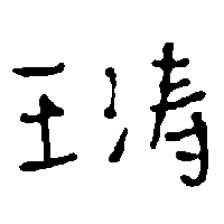
#> input picture experiment/bin/70/1.png, 224 x 224 px, found by its file name
$ jupyter execute Bezier.ipynb
#> lines starting #> are read from the running program, lines starting #| are printed output that depends on the picture
[cell 1]
import numpy as np
#from scipy.special import comb
from scipy import integrate
from scipy.stats import ttest_rel
import cv2
import matplotlib.pyplot as plt
import matplotlib
import os
from math import sqrt
from math import floor
import json
import seaborn as sns
from matplotlib.colors import LogNorm, Normalize
from matplotlib.patches import ConnectionPatch
import multiprocessing as mp
import numba as nb
import time

[cell 2]
plt.rcParams['font.sans-serif'] = 'Times New Roman'

[cell 3]
comb = np.array([[1,0,0,0,0],[1,1,0,0,0],[1,2,1,0,0],[1,3,3,1,0],[1,4,6,4,1]])

def get_bezier_parameters(X, Y, degree=3):
    """ Least square qbezier fit using penrose pseudoinverse.

    Parameters:

    X: array of x data.
    Y: array of y data. Y[0] is the y point for X[0].
    degree: degree of the Bézier curve. 2 for quadratic, 3 for cubic.

    Based on https://stackoverflow.com/questions/12643079/b%C3%A9zier-curve-fitting-with-scipy
    and probably on the 1998 thesis by Tim Andrew Pastva, "Bézier Curve Fitting".
    """
    if degree < 1:
        raise ValueError('degree must be 1 or greater.')

    if len(X) != len(Y):
        raise ValueError('X and Y must be of the same length.')

    if len(X) < degree + 1:
        raise ValueError(f'There must be at least {degree + 1} points to '
                         f'determine the parameters of a degree {degree} curve. '
                         f'Got only {len(X)} points.')

    def bpoly(n, t, k):
        """ Bernstein polynomial when a = 0 and b = 1. """
        return t ** k * (1 - t) ** (n - k) * comb[n][k]
        #return comb(n, i) * ( t**(n-i) ) * (1 - t)**i

    def bmatrix(T):
        """ Bernstein matrix for Bézier curves. """
        return np.matrix([[bpoly(degree, t, k) for k in range(degree + 1)] for t in T])

    def least_square_fit(points, M):
        M_ = np.linalg.pinv(M)
        return M_ * points

    T = np.linspace(0, 1, len(X))
    M = bmatrix(T)
    points = np.array(list(zip(X, Y)))

    final = least_square_fit(points, M).tolist()
    final[0] = [X[0], Y[0]]
    final[len(final)-1] = [X[len(X)-1], Y[len(Y)-1]]
    return final

[cell 4]
def bernstein_poly(i, n, t):
    """
     The Bernstein polynomial of n, i as a function of t
    """
    return comb[n][i] * ( t**(n-i) ) * (1 - t)**i

def bezier_curve(points, nTimes=50):
    """
       Given a set of control points, return the
       bezier curve defined by the control points.

       points should be a list of lists, or list of tuples
       such as [ [1,1],
                 [2,3],
                 [4,5], ..[Xn, Yn] ]
        nTimes is the number of time steps, defaults to 1000

        See http://processingjs.nihongoresources.com/bezierinfo/
    """

    nPoints = len(points)
    xPoints = np.array([p[0] for p in points])
    yPoints = np.array([p[1] for p in points])

    t = np.linspace(0.0, 1.0, nTimes)

    polynomial_array = np.array([ bernstein_poly(i, nPoints-1, t) for i in range(0, nPoints)   ])

    xvals = np.dot(xPoints, polynomial_array)
    yvals = np.dot(yPoints, polynomial_array)

    return xvals, yvals

[cell 5]
points = []
xpoints = [19.21270, 19.21269, 19.21268, 19.21266, 19.21264, 19.21263, 19.21261, 19.21261, 19.21264, 19.21268,19.21274, 19.21282, 19.21290, 19.21299, 19.21307, 19.21316, 19.21324, 19.21333, 19.21342]
ypoints = [-100.14895, -100.14885, -100.14875, -100.14865, -100.14855, -100.14847, -100.14840, -100.14832, -100.14827, -100.14823, -100.14818, -100.14818, -100.14818, -100.14818, -100.14819, -100.14819, -100.14819, -100.14820, -100.14820]
for i in range(len(xpoints)):
    points.append([xpoints[i],ypoints[i]])

degree = 3
fig = plt.figure(figsize=(6,3))
# Plot the original points
plt.plot(xpoints, ypoints, "ro",label='Original Points')
# Get the Bezier parameters based on a degree.
data = get_bezier_parameters(xpoints, ypoints, degree=degree)
x_val = [x[0] for x in data]
y_val = [x[1] for x in data]
print(data)
# Plot the control points
plt.plot(x_val,y_val,'k--o', label='Control Points')
# Plot the resulting Bezier curve
xvals, yvals = bezier_curve(data, nTimes=1000)
plt.plot(xvals, yvals, 'b-', label=f'Fitted {degree}-degree Bézier Curve')
plt.xticks([])
plt.yticks([])
plt.legend()
plt.show()
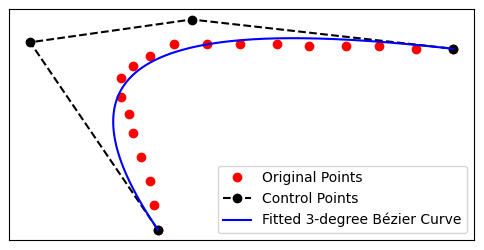
#> figure drawn by matplotlib, 1 panel

fig.savefig('bezier-1.pdf', bbox_inches='tight')

[cell 6]
dires = [(-1, 0), (-1, -1), (0, -1), (1, -1), (1, 0), (1, 1), (0, 1), (-1, 1)]
dires = [np.array(x) for x in dires]

def dfs_conn(p, mp):
    mp[p[0]][p[1]] = 255

    for dire in dires:
        new_p = p + dire
        if new_p[0] >= 0 and new_p[0] < mp.shape[0] and new_p[1] >= 0 and new_p[1] < mp.shape[1] and mp[new_p[0]][new_p[1]] == 0:
            dfs_conn(new_p, mp)


def conn_comp(mp, sig):
    """
    Calculate the number of connected components.
    """
    mp = mp.copy()
    num = 0
    for i in range(sig.shape[0]):
        if mp[sig[i][0]][sig[i][1]] == 0:
                dfs_conn(sig[i], mp)
                num += 1
    return num

def dr(t, rx, ry):
    '''
    Compute r'(t)
    '''
    tt = t * t
    rt = np.array([1, -1, 2*t, -4*t, 2*t, -tt, 3*tt, -3*tt, tt])
#     rx = np.array([x2, x1, x1, x2, x3, x1, x2, x3, x4])
#     ry = np.array([y2, y1, y1, y2, y3, y1, y2, y3, y4])
    r1 = np.dot(rt, rx)
    r2 = np.dot(rt, ry)
    return r1, r2

def atan_r(t, rx, ry):
    """
    Compute the degree of tangent of B3 by point
    i.e. arctan(dy/dx(t))
    """
    return np.arctan2(*dr(t, rx, ry))

def ds(t, rx, ry):
    """
    Compute element of arc lengthof B3 by t
    i.e. ds = |r'(t)| dt
    """
    r1, r2 = dr(t, rx, ry)
    return sqrt(r1 * r1 + r2 * r2)

def kr(t, c1, c2, c3, rx, ry):
    """
    Compute reletive curvature element of B3 by arc-length parameterization s
    i.e. kr(s) ds = kr(s(t))|r'(t)| dt

    We introduce c1, c2, c3, rx, ry in order to fasten the computation
    """
    r = ds(t, rx, ry)
    tt = t * t
    return (c1 + tt*c2 + t*c3) / (r * r)
#     x12 = x1-x2
#     y12 = y1-y2
#     return 18*(x1*(y2-y3) + x2*(y3-y1) + x3*y12\
#                + tt*(x1*(y2+y4) - (x2+x4)*y1 + x3*y4 - x4*y3\
#                + 2*(-x1*y3 + x3*y1 - x2*y4 + x4*y2) + 3*(x2*y3 - x3*y2))\
#                + t*(2*(-x1*y2 + x2*y1) + 3*(x12*y3 - x3*y12) - x12*y4 + x4*y12))\
#                / (r * r)

def k(t, c1, c2, c3, rx, ry):
    """
    Compute curvature element of B3 by arc-length parameterization s
    i.e. k(s) ds = k(s(t))|r'(t)| dt = |kr(s(t))r'(t)| dt
    """

    return abs(kr(t, c1, c2, c3, rx, ry))

def k_para(p):
    p0, p1, p2, p3 = p
    x1, y1 = p0
    x2, y2 = p1
    x3, y3 = p2
    x4, y4 = p3

    x12 = x1-x2
    y12 = y1-y2
    c1 = x1*(y2-y3) + x2*(y3-y1) + x3*y12
    c2 = x1*(y2+y4) - (x2+x4)*y1 + x3*y4 - x4*y3\
          + 2*(-x1*y3 + x3*y1 - x2*y4 + x4*y2) + 3*(x2*y3 - x3*y2)
    c3 = 2*(-x1*y2 + x2*y1) + 3*(x12*y3 - x3*y12) - x12*y4 + x4*y12
    return 18*c1, 18*c2, 18*c3

def dr_para(p):
    p0, p1, p2, p3 = p
    x1, y1 = p0
    x2, y2 = p1
    x3, y3 = p2
    x4, y4 = p3

    rx = np.array([x2, x1, x1, x2, x3, x1, x2, x3, x4])
    ry = np.array([y2, y1, y1, y2, y3, y1, y2, y3, y4])
    return 3 * rx, 3 * ry

def mean_curv(p):
    p0, p1, p2, p3 = p
    c1, c2, c3 = k_para(p)
    rx, ry = dr_para(p)
    arc_len, err = integrate.quad(ds, 0, 1, args=(rx, ry)) # Length of arc
    total_curv, err = integrate.quad(k, 0, 1, args=(c1, c2, c3, rx, ry))    # Sum of curvature

    return total_curv, arc_len

def winding_deg(p):
    p0, p1, p2, p3 = p
    c1, c2, c3 = k_para(p)
    rx, ry = dr_para(p)
    deg, err = integrate.quad(k, 0, 1, args=(c1, c2, c3, rx, ry))

    return deg

def dfs_nearpoint(p, mp, near_set, bs):
    mp[p[0]][p[1]] = 255
    near_set.append(p)
    next_pos = []

    for dire in dires:
        if len(near_set) == bs:
            next_pos.append(p)
            break
        new_p = p + dire
        if new_p[0] >= 0 and new_p[0] < mp.shape[0] and new_p[1] >= 0 and new_p[1] < mp.shape[1] and mp[new_p[0]][new_p[1]] == 0:
            next_pos.extend(dfs_nearpoint(new_p, mp, near_set, bs))
    return next_pos

def find_nearpoint(mp, bs):
    mp = mp.copy()
    near_sets = []
    next_pos = []
    for i in range(mp.shape[0]):
        for j in range(mp.shape[1]):
            if mp[i][j] == 0:
                next_pos.append(np.array((i, j)))
                while len(next_pos) > 0:
                    near_set = []
                    r, c = next_pos[-1]; next_pos.pop()

                    next_pos.extend(dfs_nearpoint(np.array((r, c)), mp, near_set, bs))
                    if 5 <= len(near_set) <= bs:
                        near_sets.append(near_set)

    return near_sets

print(mean_curv(np.array([(183, 62), (180.88468013467988, 64.33333333333323), (182.5875420875422, 66.66666666666671), (182, 69)])))
print(winding_deg(np.array([(183, 62), (180.88468013467988, 64.33333333333323), (182.5875420875422, 66.66666666666671), (182, 69)])))

[cell 7]
im = cv2.imread('./pre/1/1.png', cv2.IMREAD_GRAYSCALE)
#> im is the input picture: shape (224, 224); min 0, max 255, mean 228.8

points = []
bd = im.shape[0]
#> bd = 224
bs = 6
deg = 3

dires = [(-1, 0), (-1, -1), (0, -1), (1, -1), (1, 0), (1, 1), (0, 1), (-1, 1)]
dires = [np.array(x) for x in dires]

fig, ax = plt.subplots(1, 1, figsize=(7, 5))
subax = ax.inset_axes((0.1, 0.05, 0.26, 10/5.5 * 0.26))

mark_x = [175, 175, 180.5, 180.5, 175]
mark_y = [148.5, 138.5, 138.5, 148.5, 148.5]
ax.plot(mark_x, mark_y, 'black', linewidth=0.8, linestyle='dashed')

con = ConnectionPatch(xyA=(175, 138.5),xyB=(175, 138.5),coordsA="data",coordsB="data",
        axesA=subax,axesB=ax, linestyle='dashed', linewidth=0.8)
subax.add_artist(con)
con = ConnectionPatch(xyA=(180.5, 148.5),xyB=(180.5, 148.5),coordsA="data",coordsB="data",
        axesA=subax,axesB=ax, linestyle='dashed', linewidth=0.8)
subax.add_artist(con)

near_sets = find_nearpoint(im, bs)
#> after the loop in find_nearpoint, `for i in range(mp.shape[0]):`: near_sets = 863 items; next_pos = []
#> near_sets = 863 items
for near_set in near_sets:
        accepted = True
        for pts in near_set:
            if pts[1] < 176 or pts[1] > 181.5 or pts[0] < 138.5 or pts[0] > 148.5:
                accepted = False
        near_set  = np.array(near_set)
        near_xpts = near_set[:,0]
        near_ypts = near_set[:,1]
        data = get_bezier_parameters(near_ypts, near_xpts, degree=deg)
        x_val = [x[0] for x in data]
        y_val = [x[1] for x in data]
        xvals, yvals = bezier_curve(data, nTimes=1000)
        ax.scatter(near_ypts, near_xpts, c="r", s = [5]*len(near_xpts))
        ax.plot(xvals, yvals, 'b-')

        if accepted:
            subax.plot(x_val,y_val,'k--o', label='Control Points')
            subax.scatter(near_ypts, near_xpts, c="r", s = [10]*len(near_xpts), label='Pixel Points')
            subax.plot(xvals, yvals, 'b-', label='Fitted Curve')
#> this loop made 863 passes
#> (near_xpts, near_ypts, data, xPoints in bezier_curve, yPoints in bezier_curve) on passes 2, 6, 7: ([43, 44, 45, 46, 47, 48], [166, 166, 166, 165, 165, 165], [[166, 43], [166.8, 44.67], [164.2, 46.33], [165, 48]], [166, 166.8, 164.2, 165], [43, 44.67, 46.33, 48]), ([45, 46, 47, 48, 49, 50], [168, 168, 168, 168, 167, 166], [[168, 45], [168.1, 46.67], [168.5, 48.33], [166, 50]], [168, 168.1, 168.5, 166], [45, 46.67, 48.33, 50]), ([45, 46, 45, 46, 45, 44], [168, 169, 169, 170, 170, 170], [[168, 45], [169.3, 45.86], [170.3, 46.26], [170, 44]], [168, 169.3, 170.3, 170], [45, 45.86, 46.26, 44])

ax.scatter(near_ypts, near_xpts, c="r", s = [5]*len(near_xpts), label='Pixel Points')
ax.plot(xvals, yvals, 'b-', label='Fitted Curves')

ax.set_xlim((120, 210))
ax.set_ylim((160, 100))
ax.set_xticks([])
ax.set_yticks([])

subax.set_xlim((175, 180.5))
subax.set_ylim((148.5, 138.5))
subax.set_xticks([])
subax.set_yticks([])

ax.legend(loc='upper left')
subax.legend(loc='lower right')
plt.show()
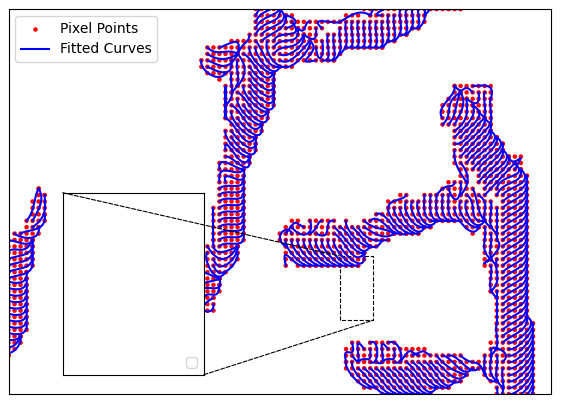
#> figure drawn by matplotlib, 1 panel
fig.savefig('bezier-2.pdf', bbox_inches='tight')
